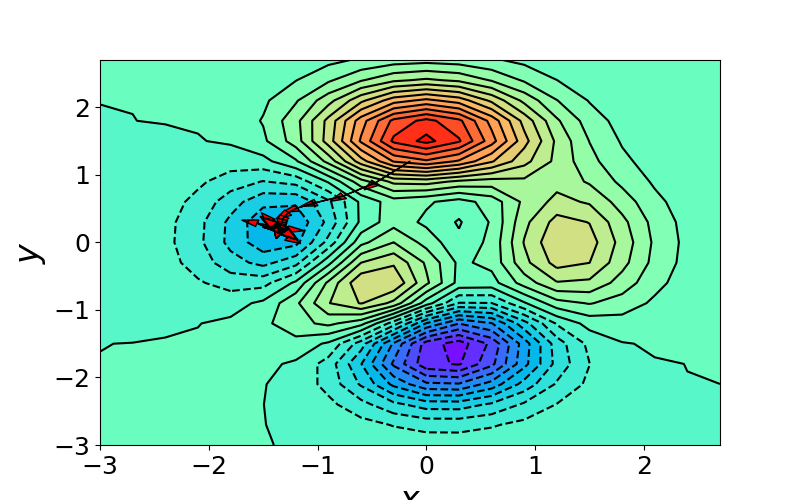

Generate this figure with Python:
import numpy as np
import matplotlib.pyplot as plt

x = np.arange(-3,3,0.3)
y = np.arange(-3,3,0.3)
x,y = np.meshgrid(x,y)
levels = 24

# 3*(1-x)^2*exp(-(x^2)-(y+1)^2)-10*(x/5-x^3-y^5)*exp(-x^2-y^2)-1/3*exp(-(x+1)^2-y^2)
z = 3*(1-x)**2*np.exp(-x**2-(y+1)**2)-10*(x/5-x**3-y**5)*np.exp(-x**2-y**2)-1/3*np.exp(-(x+1)**2-y**2)

fig = plt.figure(figsize=(8,5))
plt.tick_params(labelsize=18)
plt.xlabel("$x$", fontsize=24)
plt.ylabel("$y$", fontsize=24)

plt.contourf(x,y,z,levels=levels,cmap="rainbow")
line = plt.contour(x,y,z,levels=levels,colors="k")

# x = np.random.uniform(-2,2)
# y = np.random.uniform(-2,2)
x = -0.15
y = 1.2

iterations = 10000###### Training loops
lr = 0.1###### Learning rate

S_x = 0
S_y = 0
beta = 0.9
episilon = 1e-6
for  i in range(iterations):
    pdx = (-6*x**3+12*x**2-6)*np.exp(-x**2-(y+1)**2)-(20*x*y**5+20*x**4-34*x**2+2)*np.exp(-x**2-y**2)+2/3*(x+1)*np.exp(-(x+1)**2-y**2)
    pdy = ((-6*x**2+12*x-6)*y-6*x**2+12*x-6)*np.exp(-x**2-(y+1)**2)-(20*y**6-50*y**4+20*x**3*y-4*x*y)*np.exp(-x**2-y**2)+2/3*y*np.exp(-(x+1)**2-y**2)
    
    S_x = beta*S_x + (1-beta)*(pdx**2)
    S_y = beta*S_y + (1-beta)*(pdy**2)
    
    ###### Revise the code and use different GD algorithm to reach the global optimum
    dx = (-lr*pdx)/(S_x+episilon)**0.5
    dy = (-lr*pdy)/(S_y+episilon)**0.5
    ###### Revise the code and use different GD algorithm to reach the global optimum
    
    plt.arrow(x, y, dx, dy, length_includes_head=False, head_width=0.1, fc='r', ec='k')
    x += dx
    y += dy


plt.show()
